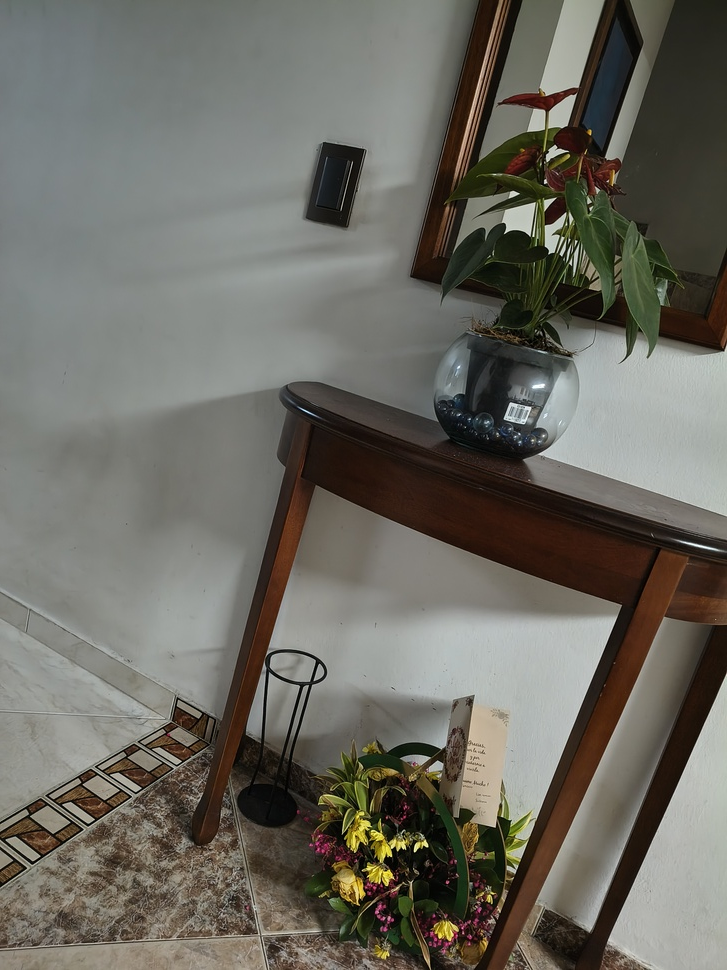
#> input picture IA-mini-robots/Stitching/images/Flores1.jpg, 727 x 970 px, shrunk from 3072 x 4096 before the run
$ python stitchCode.py
#> lines starting #> are read from the running program, lines starting #| are printed output that depends on the picture
import cv2
import numpy as np
import matplotlib.pyplot as plt

def detectar_y_describir(imagen):

    gray = cv2.cvtColor(imagen, cv2.COLOR_BGR2GRAY)

    sift = cv2.SIFT_create()

    keypoints, descriptores = sift.detectAndCompute(gray, None)

    return keypoints, descriptores


def matching(desc1, desc2):

    bf = cv2.BFMatcher(cv2.NORM_L2)

    matches = bf.knnMatch(desc1, desc2, k=2)

    buenos = []

    for m, n in matches:

        if m.distance < 0.75 * n.distance:
            buenos.append(m)

    return buenos


def homografia(kp1, kp2, matches):

    puntos_img1 = np.float32(
        [kp1[m.queryIdx].pt for m in matches]
    ).reshape(-1, 1, 2)

    puntos_img2 = np.float32(
        [kp2[m.trainIdx].pt for m in matches]
    ).reshape(-1, 1, 2)

    H, mascara = cv2.findHomography(
        puntos_img1,
        puntos_img2,
        cv2.RANSAC,
        5.0
    )

    return H, mascara


def crear_panorama(img1, img2, H):

    alto1, ancho1 = img1.shape[:2]
    alto2, ancho2 = img2.shape[:2]

    esquinas_img1 = np.float32([
        [0, 0],
        [0, alto1],
        [ancho1, alto1],
        [ancho1, 0]
    ]).reshape(-1, 1, 2)

    esquinas_transformadas = cv2.perspectiveTransform(
        esquinas_img1,
        H
    )

    esquinas_img2 = np.float32([
        [0, 0],
        [0, alto2],
        [ancho2, alto2],
        [ancho2, 0]
    ]).reshape(-1, 1, 2)

    todas_esquinas = np.concatenate(
        (esquinas_transformadas, esquinas_img2),
        axis=0
    )

    [xmin, ymin] = np.int32(
        todas_esquinas.min(axis=0).ravel() - 0.5
    )

    [xmax, ymax] = np.int32(
        todas_esquinas.max(axis=0).ravel() + 0.5
    )

    translacion = [-xmin, -ymin]

    H_translacion = np.array([
        [1, 0, translacion[0]],
        [0, 1, translacion[1]],
        [0, 0, 1]
    ])

    panorama = cv2.warpPerspective(
        img1,
        H_translacion @ H,
        (xmax - xmin, ymax - ymin)
    )

    panorama[
        translacion[1]:alto2 + translacion[1],
        translacion[0]:ancho2 + translacion[0]
    ] = img2

    return panorama


def mostrar_imagen(titulo, imagen):

    imagen_rgb = cv2.cvtColor(imagen, cv2.COLOR_BGR2RGB)

    plt.figure(figsize=(15, 8))
    plt.title(titulo)
    plt.imshow(imagen_rgb)
    plt.axis("off")
    plt.show()


img1 = cv2.imread("images/Flores1.jpg")
#> img1 is the input picture: shape (970, 727, 3); mean B, G, R 97.5, 105.7, 107.7
img2 = cv2.imread("images/Flores2.jpg")
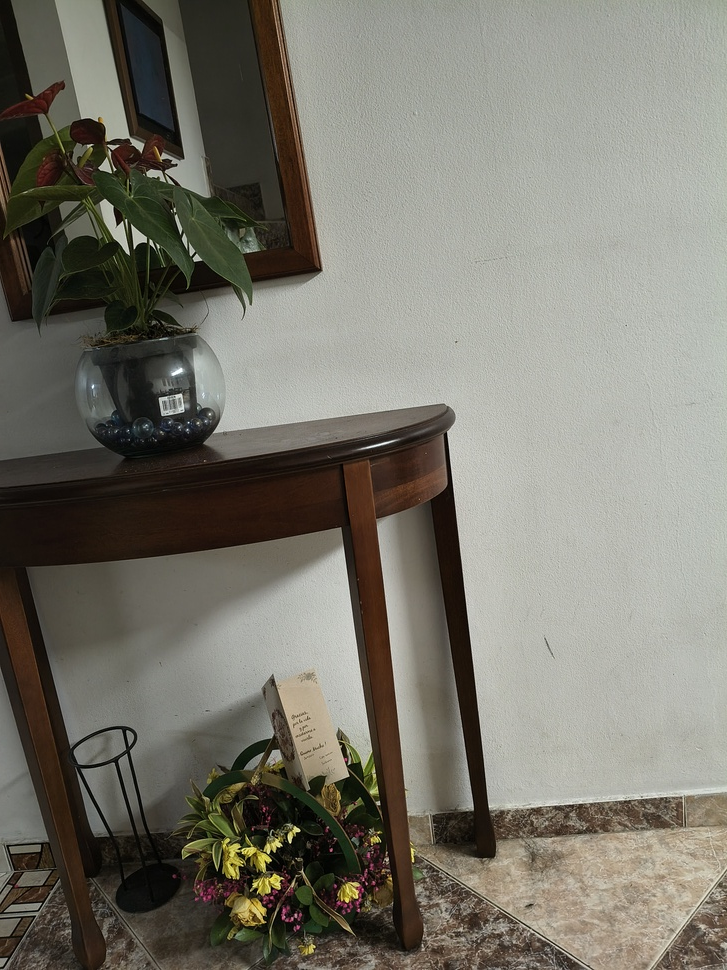
#> input picture IA-mini-robots/Stitching/images/Flores2.jpg, 727 x 970 px, shrunk from 3072 x 4096 before the run
#> img2 is the input picture: shape (970, 727, 3); mean B, G, R 109, 119, 121.5

kp1, desc1 = detectar_y_describir(img1)
#> in detectar_y_describir, `gray = cv2.cvtColor(imagen, cv2.COLOR_BGR2GRAY)`:
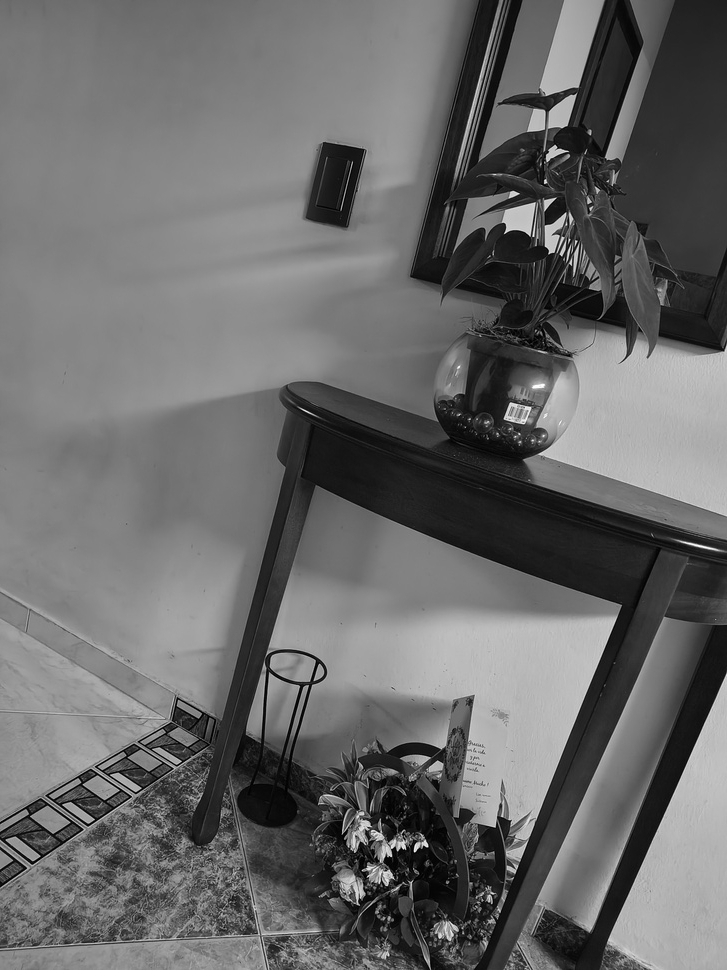
#> gray: shape (970, 727); min 0, max 254, mean 105.4
#> in detectar_y_describir, `keypoints, descriptores = sift.detectAndCompute(gray, None)`: keypoints = 1577 keypoints; strongest (x, y, size): (545, 182, 2.5), (427, 845, 2.3), (513, 194, 4.7), (416, 847, 3.8)
#> kp1 has the same summary as keypoints in detectar_y_describir
kp2, desc2 = detectar_y_describir(img2)
#> in detectar_y_describir (call 2), `gray = cv2.cvtColor(imagen, cv2.COLOR_BGR2GRAY)`:
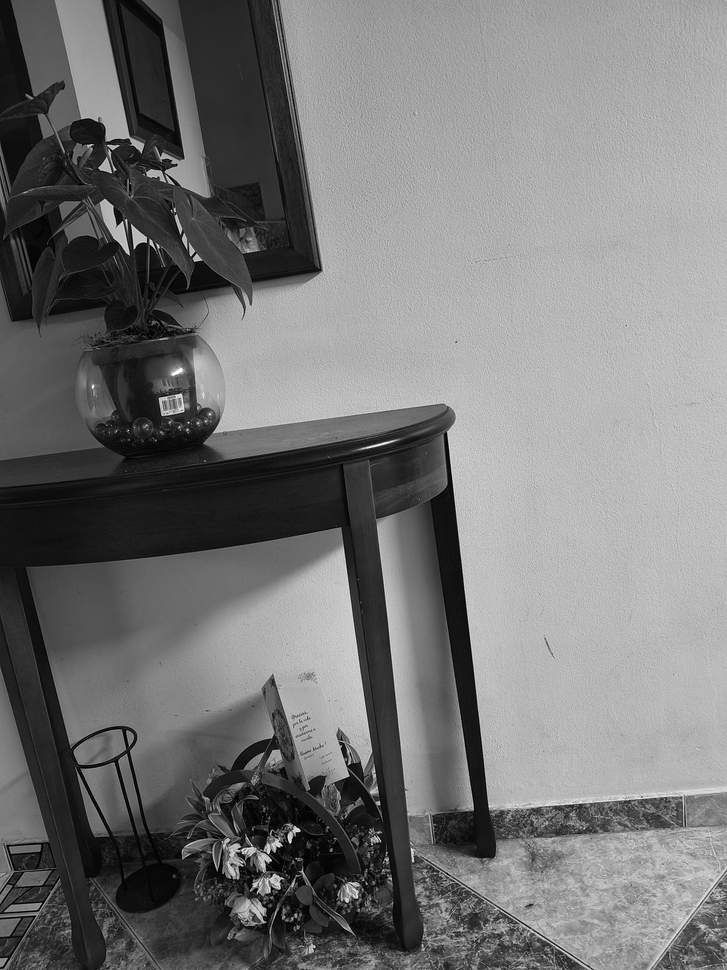
#> gray: shape (970, 727); min 0, max 254, mean 118.6
#> in detectar_y_describir (call 2), `keypoints, descriptores = sift.detectAndCompute(gray, None)`: keypoints = 1508 keypoints; strongest (x, y, size): (298, 830, 2.6), (297, 830, 4), (378, 803, 3.1), (268, 852, 2)
#> kp2 has the same summary as keypoints in detectar_y_describir

print(f"Keypoints imagen 1: {len(kp1)}")
#| Keypoints imagen 1: 1577
print(f"Keypoints imagen 2: {len(kp2)}")
#| Keypoints imagen 2: 1508

img_kp1 = cv2.drawKeypoints(
    img1,
    kp1,
    None,
    flags=cv2.DRAW_MATCHES_FLAGS_DRAW_RICH_KEYPOINTS
)

img_kp2 = cv2.drawKeypoints(
    img2,
    kp2,
    None,
    flags=cv2.DRAW_MATCHES_FLAGS_DRAW_RICH_KEYPOINTS
)
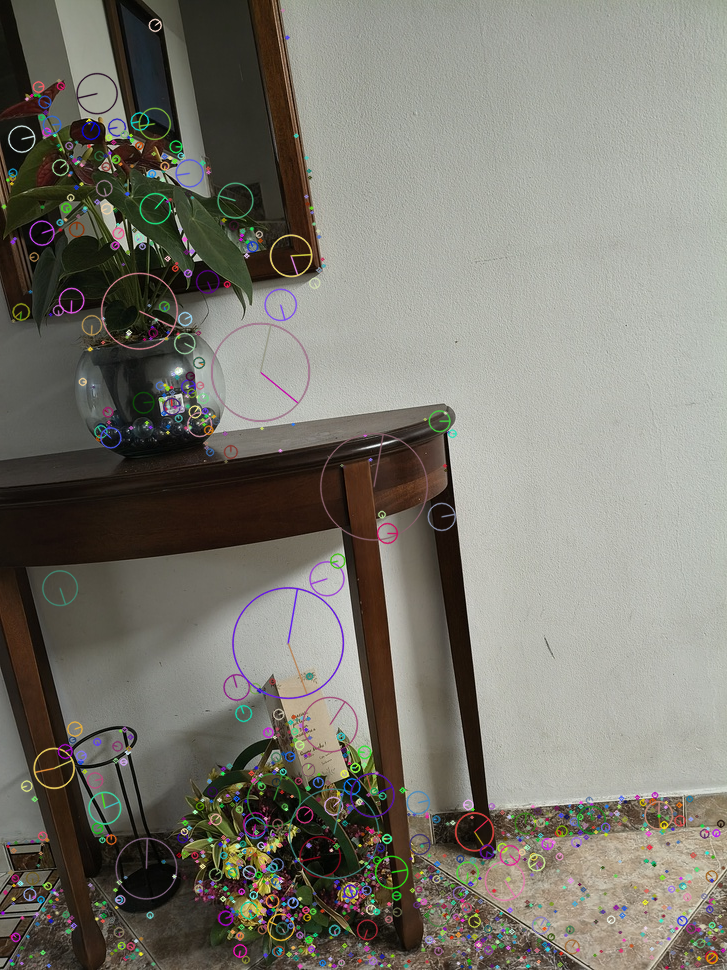
#> img_kp2: shape (970, 727, 3); mean B, G, R 111.3, 120.5, 123

mostrar_imagen("Keypoints Imagen 1", img_kp1)
mostrar_imagen("Keypoints Imagen 2", img_kp2)

matches_buenos = matching(desc1, desc2)
#> in matching, `matches = bf.knnMatch(desc1, desc2, k=2)`: matches = 1577 matches
#> after the loop in matching, `for m, n in matches:`: buenos = 230 matches
#> matches_buenos = 230 matches

print(f"Matches buenos: {len(matches_buenos)}")
#| Matches buenos: 230

img_matches = cv2.drawMatches(
    img1,
    kp1,
    img2,
    kp2,
    matches_buenos,
    None,
    flags=cv2.DrawMatchesFlags_NOT_DRAW_SINGLE_POINTS
)
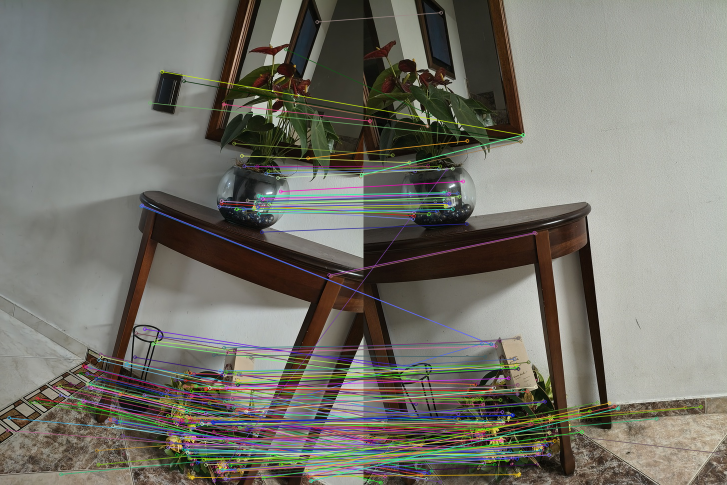
#> img_matches: shape (970, 1454, 3) (shown at 1/2 size); mean B, G, R 107.5, 115.9, 117.5

mostrar_imagen("Matches", img_matches)

H, mascara = homografia(
    kp1,
    kp2,
    matches_buenos
)
#> in homografia, `puntos_img1 = np.float32( [kp1[m.queryIdx].pt for m in matches] ).resh..`: puntos_img1 = 230 rows, first 8: [14.68, 860.4], [18.22, 835.6], [60.36, 804.7], [72.68, 801.1], [74.44, 796.9], [108.4, 774.7], [119.6, 771.7], [120.9, 790.4]
#> in homografia, `puntos_img2 = np.float32( [kp2[m.trainIdx].pt for m in matches] ).resh..`: puntos_img2 = 230 rows, first 8: [21.88, 917.5], [12.89, 903], [21.88, 917.5], [12.89, 903], [13.24, 898.7], [21.88, 917.5], [12.89, 903], [21.88, 917.5]
#> in homografia, `H, mascara = cv2.findHomography( puntos_img1, puntos_img2, cv2.RANSAC,..`: H = [[1.02, 0.559, -566.7], [-0.537, 1.05, 294.8], [0.000153, 9.67e-05, 1]]; mascara = 230 values, max 1 at index 12, min 0 at index 0, mean 0.609

print("Homografía:")
print(H)
#| [[ 1.01772225e+00  5.59489630e-01 -5.66654946e+02]
#|  [-5.37262574e-01  1.04998224e+00  2.94765078e+02]
#|  [ 1.52567296e-04  9.66832792e-05  1.00000000e+00]]

panorama = crear_panorama(img1, img2, H)
#> in crear_panorama, `esquinas_transformadas = cv2.perspectiveTransform( esquinas_img1, H )`: esquinas_transformadas = [[-566.7, 294.8], [-21.9, 1200.6], [594.3, 765.9], [155.9, -86.26]]
#> in crear_panorama, `todas_esquinas = np.concatenate( (esquinas_transformadas, esquinas_img..`: todas_esquinas = [[-566.7, 294.8], [-21.9, 1200.6], [594.3, 765.9], [155.9, -86.26], [0, 0], [0, 970], [727, 970], [727, 0]]
#> in crear_panorama, `[xmin, ymin] = np.int32( todas_esquinas.min(axis=0).ravel() - 0.5 )`: xmin = -567; ymin = -86
#> in crear_panorama, `[xmax, ymax] = np.int32( todas_esquinas.max(axis=0).ravel() + 0.5 )`: xmax = 727; ymax = 1201
#> in crear_panorama, `translacion = [-xmin, -ymin]`: translacion = [567, 86]
#> in crear_panorama, `H_translacion = np.array([ [1, 0, translacion[0]], [0, 1, translacion[..`: H_translacion = [[1, 0, 567], [0, 1, 86], [0, 0, 1]]
#> in crear_panorama, `panorama = cv2.warpPerspective( img1, H_translacion @ H, (xmax - xmin,..`:
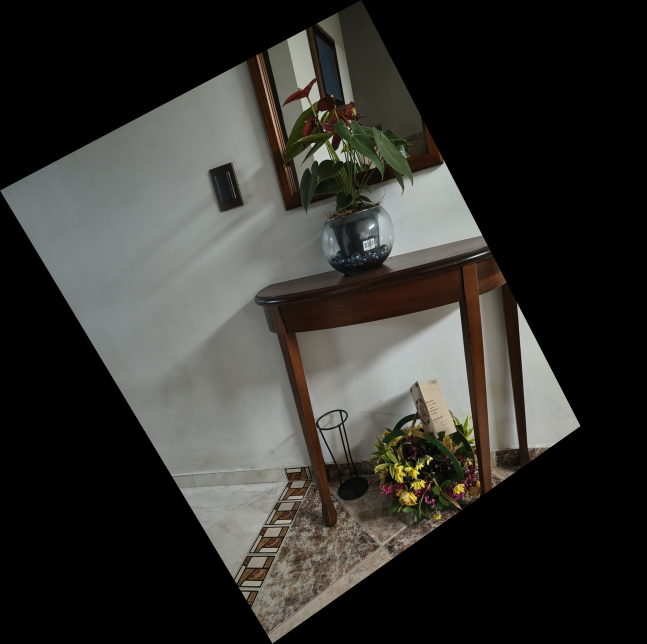
#> panorama: shape (1287, 1294, 3) (shown at 1/2 size); mean B, G, R 47, 50.7, 51.4
#> in crear_panorama, `panorama[ translacion[1]:alto2 + translacion[1], translacion[0]:ancho2..`:
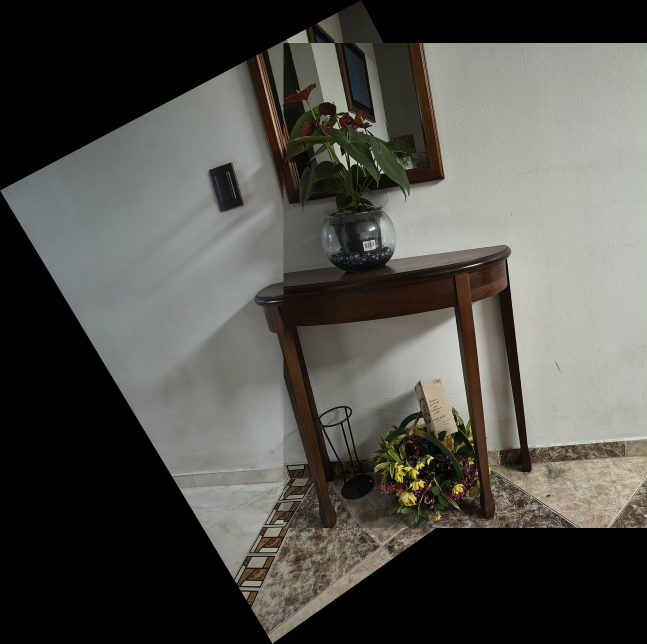
#> panorama: shape (1287, 1294, 3) (shown at 1/2 size); mean B, G, R 74.1, 79.6, 80.3

mostrar_imagen("Panorama Final", panorama)

cv2.imwrite("images/panorama_resultado.jpg", panorama)
